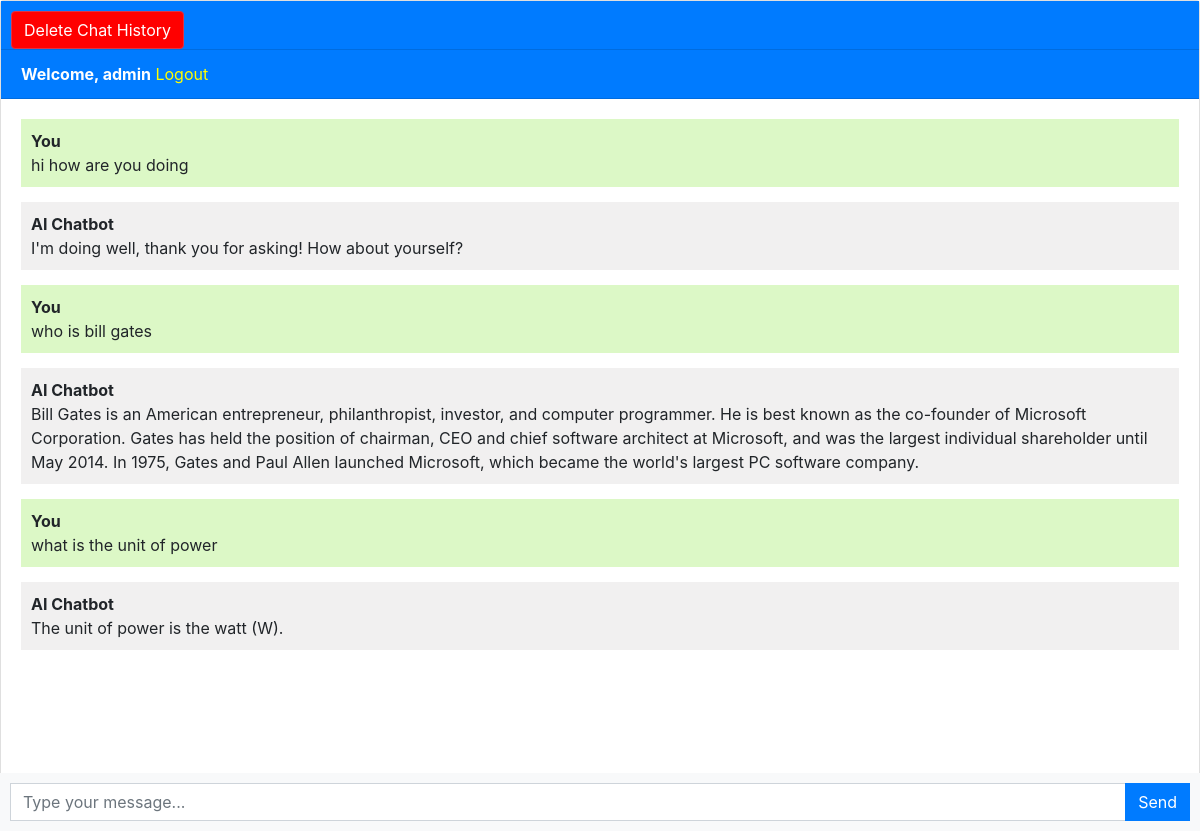
The page / (signed in) on the database its author committed.
### chatbot_app/models.py (models this page shows, shortened)
class Chat(models.Model):
    user = models.ForeignKey(User,on_delete=models.CASCADE)
    message = models.CharField(max_length=1000)
    response = models.CharField(max_length=1000)
    created_at = models.DateTimeField(auto_now_add=True)

### chatbot_app/views.py (the view, shortened to what this page needs)
# urls.py: path('',views.chatbot,name='chatbot'),
@login_required
def chatbot(request):
    user_chats = Chat.objects.filter(user=request.user) #.order_by('-created_at')
    last_chat = user_chats.last()  # Get the last chat of the user
    return render(request, 'chatbot.html', {'chats': user_chats})

### templates/chatbot.html (shortened to what this page needs)
{% extends 'base.html' %}
{% block content %}
<div class="chat-container">
  <div class="card flex-grow-1">
    <div class="delete-button-container">
      <form action="{% url 'delete_chat_history' %}" method="post">
        <button type="submit" class="btn btn-danger delete-button">Delete Chat History</button>
      </form>
      </div>
    <div class="card-header bg-primary text-white">Chat</div>
    {% if user.is_authenticated %}
    <div class="card-header bg-primary text-white"><b>Welcome, {{user.username}}</b>   <a style="color: yellow;" href="logout">Logout</a></div>
    {% else %}
    <div class="card-header bg-primary text-white"><a style="color: yellow" href="login">Login</a>   <a style="color: yellow;" href="register">Register</a></div>
    {% endif %}
    <div class="card-body messages-box">
      <ul class="list-unstyled messages-list">
        {% for chat in chats %}
          {% if chat.user == request.user %}
            <li class="message sent">
          <div class="message-text">
            <div class="message-sender">
              <b>You</b>
            </div>
            <div class="message-content">
              {{chat.message}}
            </div>
          </div>
        </li>
        <li class="message received">
          <div class="message-text">
            <div class="message-sender">
              <b>AI Chatbot</b>
            </div>
            <div class="message-content">
              {{chat.response}}
            </div>
          </div>
        </li>
          {% endif %}
        {% endfor %}
      </ul>
    </div>
    <br><br>
    <br><br>
    <br><br>
  </div>
  <form class="message-form">
    <div class="input-group">
      <input type="text" class="form-control message-input" placeholder="Type your message...">
      <div class="input-group-append">
        <button type="submit" class="btn btn-primary btn-send">Send</button>
      </div>
    </div>
  </form>
</div>
{% endblock %}

### templates/base.html (shortened to what this page needs)
<!DOCTYPE html>
<html lang="en">
  <head>
    <link rel="stylesheet" href="https://stackpath.bootstrapcdn.com/bootstrap/4.3.1/css/bootstrap.min.css">
  </head>
  <body>
    {% block content %}{% endblock %}
  </body>
</html>

### templates/chatbot.html (style rules this page uses)
body, html { height: 100%; }
.messages-box { flex: 1; overflow-y: auto; }
.messages-list { padding-left: 0; }
.message { margin-bottom: 15px; list-style: none; }
.message-text { padding: 10px; border-radius: 5px; }
.sent { background-color: #dcf8c6; align-self: flex-end; }
.received { background-color: #f1f0f0; align-self: flex-start; }
.message-form { display: flex; position: fixed; bottom: 0; left: 0; right: 0; padding: 10px; background-color: #f8f9fa; }
.message-input { flex: 1; border-radius: 0; border-right: none; }
.btn-send { border-radius: 0; }
.chat-container { height: 100%; display: flex; flex-direction: column; }
.delete-button-container { position: absolute; top: 10px; left: 10px; z-index: 1; }
.delete-button { background-color: red; }

### rows shown on the page
Chat: message "hi how are you doing", response "I'm doing well, thank you for asking! How about yourself?"
Chat: message "who is bill gates", response "Bill Gates is an American entrepreneur, philanthropist, investor, and computer programmer. He is best known as the co-founder of Microsoft Corporation. Gates has held the position of chairman, CEO and chief software architect at Microsoft, and was the largest individual shareholder until May 2014. In 1975, Gates and Paul Allen launched Microsoft, which became the world's largest PC software company."
Chat: message "what is the unit of power", response "The unit of power is the watt (W)."

### other values the page prints
{{ user.username }} "admin"
